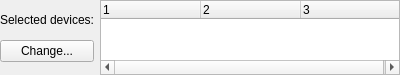
<?xml version="1.0" encoding="UTF-8"?>
<ui version="4.0">
 <class>DeviceFilterGUI</class>
 <widget class="QWidget" name="DeviceFilterGUI">
  <property name="geometry">
   <rect>
    <x>0</x>
    <y>0</y>
    <width>400</width>
    <height>75</height>
   </rect>
  </property>
  <property name="windowTitle">
   <string notr="true"/>
  </property>
  <layout class="QGridLayout" name="gridLayout">
   <property name="leftMargin">
    <number>0</number>
   </property>
   <property name="topMargin">
    <number>0</number>
   </property>
   <property name="rightMargin">
    <number>0</number>
   </property>
   <property name="bottomMargin">
    <number>0</number>
   </property>
   <property name="verticalSpacing">
    <number>0</number>
   </property>
   <item row="0" column="3">
    <widget class="QTreeWidget" name="treeWidget">
     <property name="sizePolicy">
      <sizepolicy hsizetype="Expanding" vsizetype="Expanding">
       <horstretch>0</horstretch>
       <verstretch>0</verstretch>
      </sizepolicy>
     </property>
     <property name="baseSize">
      <size>
       <width>0</width>
       <height>10</height>
      </size>
     </property>
     <property name="sizeAdjustPolicy">
      <enum>QAbstractScrollArea::SizeAdjustPolicy::AdjustToContents</enum>
     </property>
     <property name="rootIsDecorated">
      <bool>false</bool>
     </property>
     <property name="columnCount">
      <number>3</number>
     </property>
     <column>
      <property name="text">
       <string notr="true">1</string>
      </property>
     </column>
     <column>
      <property name="text">
       <string notr="true">2</string>
      </property>
     </column>
     <column>
      <property name="text">
       <string notr="true">3</string>
      </property>
     </column>
    </widget>
   </item>
   <item row="0" column="2">
    <layout class="QVBoxLayout" name="verticalLayout">
     <property name="spacing">
      <number>0</number>
     </property>
     <item>
      <widget class="QLabel" name="label">
       <property name="sizePolicy">
        <sizepolicy hsizetype="Minimum" vsizetype="Fixed">
         <horstretch>0</horstretch>
         <verstretch>0</verstretch>
        </sizepolicy>
       </property>
       <property name="text">
        <string>Selected devices:</string>
       </property>
      </widget>
     </item>
     <item>
      <widget class="QPushButton" name="pushButton">
       <property name="text">
        <string>Change...</string>
       </property>
      </widget>
     </item>
    </layout>
   </item>
  </layout>
 </widget>
 <resources/>
 <connections/>
</ui>
